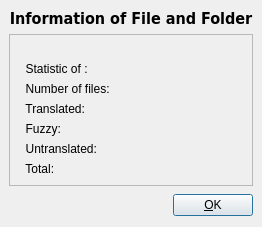
<ui version="4.0" >
 <class>StatisticsDialog</class>
 <widget class="QDialog" name="StatisticsDialog" >
  <property name="geometry" >
   <rect>
    <x>0</x>
    <y>0</y>
    <width>260</width>
    <height>227</height>
   </rect>
  </property>
  <property name="windowTitle" >
   <string>Dialog</string>
  </property>
  <layout class="QGridLayout" >
   <property name="margin" >
    <number>9</number>
   </property>
   <property name="spacing" >
    <number>6</number>
   </property>
   <item row="1" column="0" colspan="2" >
    <widget class="QFrame" name="frame" >
     <property name="frameShape" >
      <enum>QFrame::StyledPanel</enum>
     </property>
     <property name="frameShadow" >
      <enum>QFrame::Raised</enum>
     </property>
     <layout class="QGridLayout" >
      <property name="margin" >
       <number>9</number>
      </property>
      <property name="spacing" >
       <number>6</number>
      </property>
      <item row="0" column="2" colspan="2" >
       <spacer>
        <property name="orientation" >
         <enum>Qt::Vertical</enum>
        </property>
        <property name="sizeHint" >
         <size>
          <width>20</width>
          <height>111</height>
         </size>
        </property>
       </spacer>
      </item>
      <item row="7" column="2" >
       <widget class="QLabel" name="lblFuzzy" >
        <property name="frameShape" >
         <enum>QFrame::NoFrame</enum>
        </property>
        <property name="text" >
         <string/>
        </property>
        <property name="alignment" >
         <set>Qt::AlignRight|Qt::AlignTrailing|Qt::AlignVCenter</set>
        </property>
       </widget>
      </item>
      <item row="7" column="3" >
       <widget class="QLabel" name="lblFuzzyPercent" >
        <property name="frameShape" >
         <enum>QFrame::NoFrame</enum>
        </property>
        <property name="text" >
         <string/>
        </property>
        <property name="alignment" >
         <set>Qt::AlignRight|Qt::AlignTrailing|Qt::AlignVCenter</set>
        </property>
       </widget>
      </item>
      <item row="3" column="2" >
       <widget class="QLabel" name="lblNumberofFiles" >
        <property name="frameShape" >
         <enum>QFrame::NoFrame</enum>
        </property>
        <property name="text" >
         <string/>
        </property>
        <property name="alignment" >
         <set>Qt::AlignRight|Qt::AlignTrailing|Qt::AlignVCenter</set>
        </property>
       </widget>
      </item>
      <item row="5" column="2" >
       <widget class="QLabel" name="lblTranslated" >
        <property name="frameShape" >
         <enum>QFrame::NoFrame</enum>
        </property>
        <property name="text" >
         <string/>
        </property>
        <property name="alignment" >
         <set>Qt::AlignRight|Qt::AlignTrailing|Qt::AlignVCenter</set>
        </property>
       </widget>
      </item>
      <item row="5" column="3" >
       <widget class="QLabel" name="lblTransPercent" >
        <property name="frameShape" >
         <enum>QFrame::NoFrame</enum>
        </property>
        <property name="text" >
         <string/>
        </property>
        <property name="alignment" >
         <set>Qt::AlignRight|Qt::AlignTrailing|Qt::AlignVCenter</set>
        </property>
       </widget>
      </item>
      <item row="11" column="2" >
       <widget class="QLabel" name="lblTotal" >
        <property name="frameShape" >
         <enum>QFrame::NoFrame</enum>
        </property>
        <property name="frameShadow" >
         <enum>QFrame::Raised</enum>
        </property>
        <property name="text" >
         <string/>
        </property>
        <property name="alignment" >
         <set>Qt::AlignRight|Qt::AlignTrailing|Qt::AlignVCenter</set>
        </property>
       </widget>
      </item>
      <item row="11" column="0" >
       <widget class="QLabel" name="label_5" >
        <property name="font" >
         <font>
          <pointsize>9</pointsize>
         </font>
        </property>
        <property name="text" >
         <string>  Total:</string>
        </property>
       </widget>
      </item>
      <item row="9" column="0" colspan="2" >
       <widget class="QLabel" name="label_4" >
        <property name="font" >
         <font>
          <pointsize>9</pointsize>
         </font>
        </property>
        <property name="text" >
         <string>  Untranslated:</string>
        </property>
       </widget>
      </item>
      <item row="7" column="0" >
       <widget class="QLabel" name="label_3" >
        <property name="font" >
         <font>
          <pointsize>9</pointsize>
         </font>
        </property>
        <property name="text" >
         <string>  Fuzzy:</string>
        </property>
       </widget>
      </item>
      <item row="5" column="0" >
       <widget class="QLabel" name="label_2" >
        <property name="font" >
         <font>
          <pointsize>9</pointsize>
         </font>
        </property>
        <property name="text" >
         <string>  Translated:</string>
        </property>
       </widget>
      </item>
      <item row="3" column="0" colspan="2" >
       <widget class="QLabel" name="label" >
        <property name="font" >
         <font>
          <pointsize>9</pointsize>
         </font>
        </property>
        <property name="text" >
         <string>  Number of files:</string>
        </property>
       </widget>
      </item>
      <item row="1" column="0" >
       <widget class="QLabel" name="label_6" >
        <property name="font" >
         <font>
          <pointsize>9</pointsize>
         </font>
        </property>
        <property name="text" >
         <string>  Statistic of :</string>
        </property>
       </widget>
      </item>
      <item row="12" column="0" colspan="4" >
       <spacer>
        <property name="orientation" >
         <enum>Qt::Vertical</enum>
        </property>
        <property name="sizeHint" >
         <size>
          <width>195</width>
          <height>16</height>
         </size>
        </property>
       </spacer>
      </item>
      <item row="9" column="2" >
       <widget class="QLabel" name="lblUntranslated" >
        <property name="frameShape" >
         <enum>QFrame::NoFrame</enum>
        </property>
        <property name="text" >
         <string/>
        </property>
        <property name="alignment" >
         <set>Qt::AlignRight|Qt::AlignTrailing|Qt::AlignVCenter</set>
        </property>
       </widget>
      </item>
      <item row="9" column="3" >
       <widget class="QLabel" name="lblUntranPercent" >
        <property name="frameShape" >
         <enum>QFrame::NoFrame</enum>
        </property>
        <property name="text" >
         <string/>
        </property>
        <property name="alignment" >
         <set>Qt::AlignRight|Qt::AlignTrailing|Qt::AlignVCenter</set>
        </property>
       </widget>
      </item>
      <item row="11" column="3" >
       <widget class="QLabel" name="lblTotalPercent" >
        <property name="frameShape" >
         <enum>QFrame::NoFrame</enum>
        </property>
        <property name="text" >
         <string/>
        </property>
        <property name="alignment" >
         <set>Qt::AlignRight|Qt::AlignTrailing|Qt::AlignVCenter</set>
        </property>
       </widget>
      </item>
      <item row="1" column="1" colspan="2" >
       <widget class="QLabel" name="lblStatistic" >
        <property name="frameShape" >
         <enum>QFrame::NoFrame</enum>
        </property>
        <property name="text" >
         <string/>
        </property>
        <property name="alignment" >
         <set>Qt::AlignLeading|Qt::AlignLeft|Qt::AlignVCenter</set>
        </property>
       </widget>
      </item>
     </layout>
    </widget>
   </item>
   <item row="2" column="1" >
    <widget class="QPushButton" name="btnOk" >
     <property name="text" >
      <string>&amp;OK</string>
     </property>
     <property name="shortcut" >
      <string/>
     </property>
    </widget>
   </item>
   <item row="2" column="0" >
    <spacer>
     <property name="orientation" >
      <enum>Qt::Horizontal</enum>
     </property>
     <property name="sizeHint" >
      <size>
       <width>41</width>
       <height>26</height>
      </size>
     </property>
    </spacer>
   </item>
   <item row="0" column="0" colspan="2" >
    <widget class="QLabel" name="lblStatistic" >
     <property name="font" >
      <font>
       <family>DejaVu Sans Condensed</family>
       <pointsize>12</pointsize>
       <weight>75</weight>
       <bold>true</bold>
      </font>
     </property>
     <property name="text" >
      <string>Information of File and Folder</string>
     </property>
     <property name="alignment" >
      <set>Qt::AlignCenter</set>
     </property>
    </widget>
   </item>
  </layout>
 </widget>
 <resources/>
 <connections/>
</ui>
